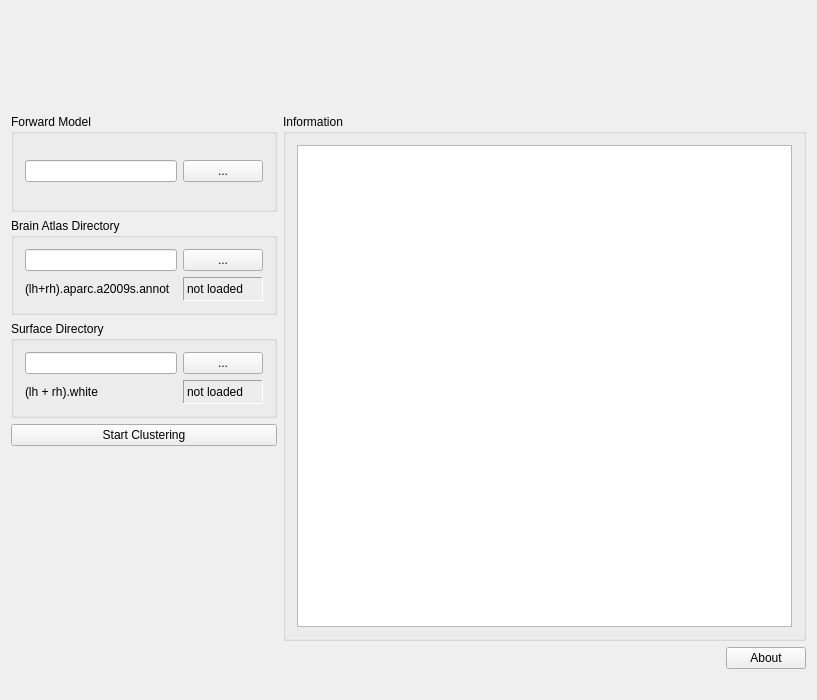
<?xml version="1.0" encoding="UTF-8"?>
<ui version="4.0">
 <class>RapMusicToolboxSetupWidgetClass</class>
 <widget class="QWidget" name="RapMusicToolboxSetupWidgetClass">
  <property name="geometry">
   <rect>
    <x>0</x>
    <y>0</y>
    <width>817</width>
    <height>700</height>
   </rect>
  </property>
  <property name="windowTitle">
   <string>MNESetupWidget</string>
  </property>
  <layout class="QVBoxLayout" name="verticalLayout">
   <item>
    <layout class="QGridLayout" name="m_qGridLayout_main">
     <item row="7" column="3">
      <widget class="QPushButton" name="m_qPushButton_About">
       <property name="text">
        <string>About</string>
       </property>
      </widget>
     </item>
     <item row="3" column="0">
      <widget class="QGroupBox" name="m_qGroupBox_SurfaceDir">
       <property name="title">
        <string>Surface Directory</string>
       </property>
       <layout class="QGridLayout" name="m_qGridLayout_SurfaceDir">
        <item row="1" column="0" colspan="2">
         <widget class="QLabel" name="m_qLabel_surface">
          <property name="text">
           <string>(lh + rh).white</string>
          </property>
         </widget>
        </item>
        <item row="1" column="2">
         <widget class="QLabel" name="m_qLabel_surfaceStat">
          <property name="frameShape">
           <enum>QFrame::Panel</enum>
          </property>
          <property name="frameShadow">
           <enum>QFrame::Sunken</enum>
          </property>
          <property name="text">
           <string>not loaded</string>
          </property>
         </widget>
        </item>
        <item row="0" column="2">
         <widget class="QPushButton" name="m_qPushButton_SurfaceDirDialog">
          <property name="text">
           <string>...</string>
          </property>
         </widget>
        </item>
        <item row="0" column="0" colspan="2">
         <widget class="QLineEdit" name="m_qLineEdit_SurfaceDirName">
          <property name="minimumSize">
           <size>
            <width>140</width>
            <height>0</height>
           </size>
          </property>
         </widget>
        </item>
       </layout>
      </widget>
     </item>
     <item row="0" column="1">
      <spacer name="m_qHorizontalSpacerTitle">
       <property name="orientation">
        <enum>Qt::Horizontal</enum>
       </property>
       <property name="sizeHint" stdset="0">
        <size>
         <width>40</width>
         <height>20</height>
        </size>
       </property>
      </spacer>
     </item>
     <item row="0" column="2" colspan="2">
      <widget class="QLabel" name="m_qLabelMNEImage">
       <property name="text">
        <string/>
       </property>
       <property name="pixmap">
        <pixmap resource="../rapmusictoolbox.qrc">:/images/rapmusic.png</pixmap>
       </property>
      </widget>
     </item>
     <item row="2" column="0">
      <widget class="QGroupBox" name="m_qGroupBox_AtlasDir">
       <property name="title">
        <string>Brain Atlas Directory</string>
       </property>
       <layout class="QGridLayout" name="m_qGridLayout_AtlasDir">
        <item row="0" column="2">
         <widget class="QPushButton" name="m_qPushButton_AtlasDirDialog">
          <property name="text">
           <string>...</string>
          </property>
         </widget>
        </item>
        <item row="1" column="2">
         <widget class="QLabel" name="m_qLabel_atlasStat">
          <property name="frameShape">
           <enum>QFrame::Panel</enum>
          </property>
          <property name="frameShadow">
           <enum>QFrame::Sunken</enum>
          </property>
          <property name="text">
           <string>not loaded</string>
          </property>
         </widget>
        </item>
        <item row="0" column="0" colspan="2">
         <widget class="QLineEdit" name="m_qLineEdit_AtlasDirName">
          <property name="minimumSize">
           <size>
            <width>140</width>
            <height>0</height>
           </size>
          </property>
         </widget>
        </item>
        <item row="1" column="0">
         <widget class="QLabel" name="m_qLabel_atlas">
          <property name="text">
           <string>(lh+rh).aparc.a2009s.annot</string>
          </property>
         </widget>
        </item>
       </layout>
      </widget>
     </item>
     <item row="7" column="1" colspan="2">
      <spacer name="m_qHorizontalSpacer_About">
       <property name="orientation">
        <enum>Qt::Horizontal</enum>
       </property>
       <property name="sizeHint" stdset="0">
        <size>
         <width>40</width>
         <height>20</height>
        </size>
       </property>
      </spacer>
     </item>
     <item row="1" column="0">
      <widget class="QGroupBox" name="m_qGroupBox_ForwardSolution">
       <property name="title">
        <string>Forward Model</string>
       </property>
       <property name="flat">
        <bool>false</bool>
       </property>
       <layout class="QGridLayout" name="m_qGridLayout_Fwd">
        <item row="0" column="0" colspan="2">
         <widget class="QLineEdit" name="m_qLineEdit_FwdFileName">
          <property name="minimumSize">
           <size>
            <width>140</width>
            <height>0</height>
           </size>
          </property>
         </widget>
        </item>
        <item row="0" column="2">
         <widget class="QPushButton" name="m_qPushButton_FwdFileDialog">
          <property name="text">
           <string>...</string>
          </property>
         </widget>
        </item>
       </layout>
      </widget>
     </item>
     <item row="4" column="0">
      <widget class="QPushButton" name="m_qPushButonStartClustering">
       <property name="text">
        <string>Start Clustering</string>
       </property>
      </widget>
     </item>
     <item row="1" column="1" rowspan="6" colspan="3">
      <widget class="QGroupBox" name="m_qGroupBox_Information">
       <property name="title">
        <string>Information</string>
       </property>
       <layout class="QGridLayout" name="m_qGridLayout_Information">
        <item row="0" column="0">
         <widget class="QTextBrowser" name="m_qTextBrowser_Information"/>
        </item>
       </layout>
      </widget>
     </item>
     <item row="5" column="0" rowspan="2">
      <spacer name="m_qVerticalSpacer_LeftRow">
       <property name="orientation">
        <enum>Qt::Vertical</enum>
       </property>
       <property name="sizeHint" stdset="0">
        <size>
         <width>20</width>
         <height>40</height>
        </size>
       </property>
      </spacer>
     </item>
    </layout>
   </item>
   <item>
    <spacer name="m_qVerticalSpacer_Headline">
     <property name="orientation">
      <enum>Qt::Vertical</enum>
     </property>
     <property name="sizeType">
      <enum>QSizePolicy::Fixed</enum>
     </property>
     <property name="sizeHint" stdset="0">
      <size>
       <width>20</width>
       <height>20</height>
      </size>
     </property>
    </spacer>
   </item>
  </layout>
 </widget>
 <layoutdefault spacing="6" margin="11"/>
 <resources>
  <include location="../rapmusictoolbox.qrc"/>
 </resources>
 <connections/>
</ui>
